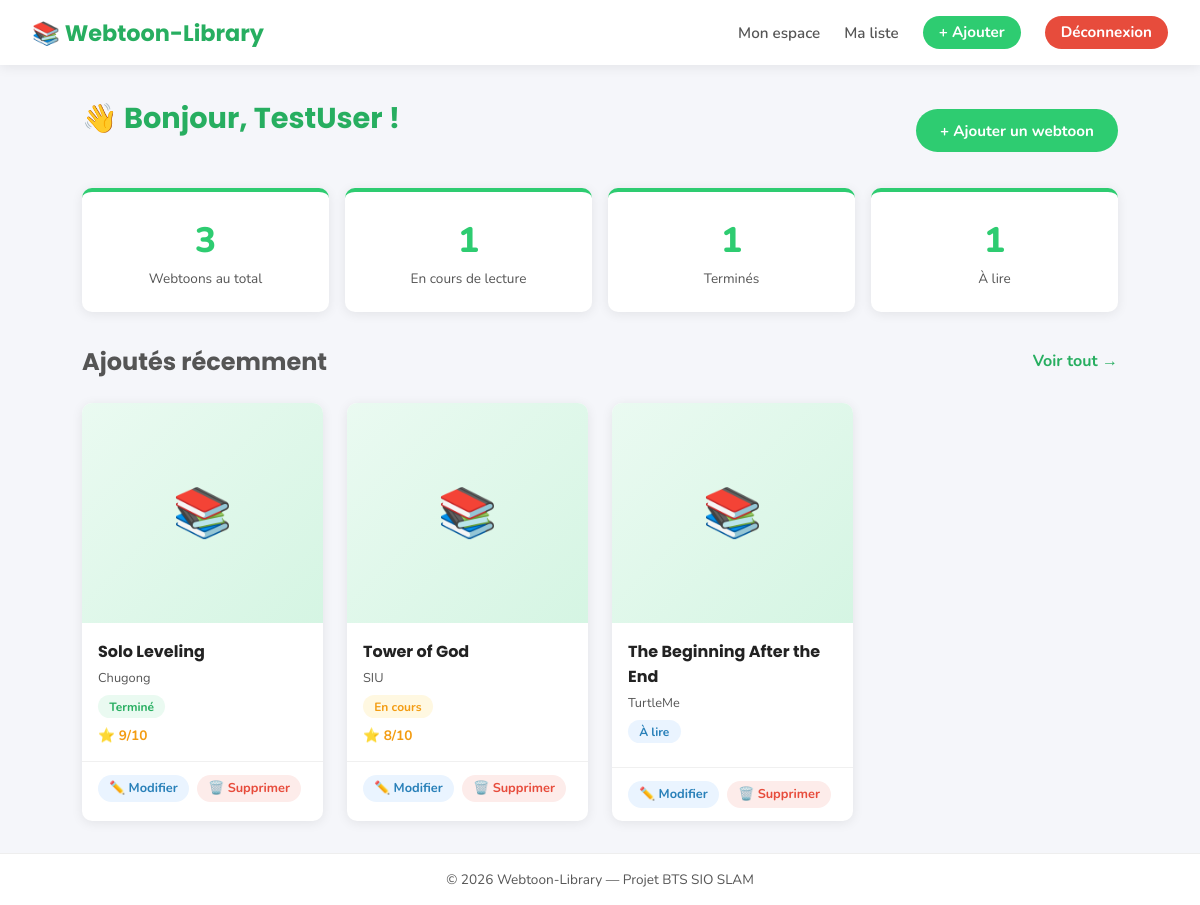
/dashboard.php (signed in), run on the app's committed database.
### tables this page shows
CREATE TABLE IF NOT EXISTS webtoons (
    id              INT AUTO_INCREMENT PRIMARY KEY,
    id_utilisateur  INT NOT NULL,                     
    titre           VARCHAR(255) NOT NULL,
    auteur          VARCHAR(255),
    genre           VARCHAR(100),
    description     TEXT,
    statut          ENUM('a_lire', 'en_cours', 'termine') DEFAULT 'a_lire',
    chapitre_actuel INT DEFAULT 0,
    note            TINYINT CHECK (note BETWEEN 0 AND 10),  
    image_url       VARCHAR(500),
    date_ajout      DATETIME DEFAULT CURRENT_TIMESTAMP,

     
    FOREIGN KEY (id_utilisateur) REFERENCES utilisateurs(id) ON DELETE CASCADE
);

### dashboard.php (the view, shortened to what this page needs)
<?php
include 'includes/config.php';
$userId = $_SESSION['user_id'];
$reqStats = $pdo->prepare(
    "SELECT statut, COUNT(*) AS nb FROM webtoons WHERE id_utilisateur = ? GROUP BY statut"
);
$reqStats->execute([$userId]);
$total = 0; $enCours = 0; $termines = 0; $aLire = 0;
foreach ($reqStats->fetchAll() as $ligne) {
    $total += $ligne['nb'];
    if ($ligne['statut'] === 'en_cours') $enCours  = $ligne['nb'];
    if ($ligne['statut'] === 'termine')  $termines = $ligne['nb'];
    if ($ligne['statut'] === 'a_lire')   $aLire    = $ligne['nb'];
}
$reqDerniers = $pdo->prepare(
    "SELECT * FROM webtoons WHERE id_utilisateur = ? ORDER BY date_ajout DESC LIMIT 4"
);
$reqDerniers->execute([$userId]);
$derniers = $reqDerniers->fetchAll();
$labelsStatut = [
    'a_lire'   => 'À lire',
    'en_cours' => 'En cours',
    'termine'  => 'Terminé'
];
include 'includes/header.php';
?>
<div class="entete-page">
    <h1 class="page-titre">
        👋 Bonjour, <?= htmlspecialchars($_SESSION['user_pseudo']) ?> !
    </h1>
    <a href="ajouter_webtoon.php" class="btn btn-vert">+ Ajouter un webtoon</a>
</div>
<div class="grille-stats">
    <div class="carte-stat">
        <div class="stat-nombre"><?= $total ?></div>
        <div class="stat-label">Webtoons au total</div>
    </div>
    <div class="carte-stat">
        <div class="stat-nombre"><?= $enCours ?></div>
        <div class="stat-label">En cours de lecture</div>
    </div>
    <div class="carte-stat">
        <div class="stat-nombre"><?= $termines ?></div>
        <div class="stat-label">Terminés</div>
    </div>
    <div class="carte-stat">
        <div class="stat-nombre"><?= $aLire ?></div>
        <div class="stat-label">À lire</div>
    </div>
</div>
<div class="entete-page">
    <h2 style="font-family:'Poppins',sans-serif; color:#555;">Ajoutés récemment</h2>
    <a href="webtoons.php" style="font-weight:700; color:var(--vert-fonce);">Voir tout →</a>
</div>
<?php if (empty($derniers)): ?>
    <div class="message-vide">
        <div class="icone-vide">📭</div>
        <p>Vous n'avez pas encore de webtoon.<br>
           <a href="ajouter_webtoon.php" class="btn btn-vert" style="margin-top:1rem; display:inline-block;">
               Ajouter mon premier webtoon
           </a>
        </p>
    </div>
<?php else: ?>
    <div class="grille-webtoons">
        <?php foreach ($derniers as $wt): ?>
            <div class="carte-webtoon" data-statut="<?= $wt['statut'] ?>">
                <?php if (!empty($wt['image_url'])): ?>
                    <div class="carte-webtoon-image-placeholder" style="display:none;">📚</div>
                <?php else: ?>
                    <div class="carte-webtoon-image-placeholder">📚</div>
                <?php endif; ?>
                <div class="carte-webtoon-corps">
                    <div class="carte-webtoon-titre"><?= htmlspecialchars($wt['titre']) ?></div>
                    <div class="carte-webtoon-auteur"><?= htmlspecialchars($wt['auteur'] ?? 'Auteur inconnu') ?></div>
                    <span class="badge-statut badge-<?= $wt['statut'] ?>">
                        <?= $labelsStatut[$wt['statut']] ?>
                    </span>
                    <?php if (!is_null($wt['note'])): ?>
                        <div class="carte-webtoon-note">⭐ <?= $wt['note'] ?>/10</div>
                    <?php endif; ?>
                </div>
                <div class="carte-webtoon-actions">
                    <a href="modifier_webtoon.php?id=<?= $wt['id'] ?>" class="btn-modifier">✏️ Modifier</a>
                    <a href="#" class="btn-supprimer"
                       onclick="return confirmerSuppression('supprimer_webtoon.php?id=<?= $wt['id'] ?>')">
                       🗑️ Supprimer
                    </a>
                </div>
            </div>
        <?php endforeach; ?>
    </div>
<?php endif; ?>
<?php include 'includes/footer.php'; ?>

### assets/css/style.css (style rules this page uses)
:root { --vert-principal: #2ecc71; --vert-fonce: #27ae60; --vert-clair: #eafaf1; --blanc: #ffffff; --gris-clair: #f5f6fa; --gris-texte: #555555; --noir: #222222; --rouge: #e74c3c; --ombre: 0 2px 12px rgba(0,0,0,0.08); --rayon: 10px; }
* { margin: 0; padding: 0; box-sizing: border-box; }
body { font-family: 'Nunito', sans-serif; background-color: var(--gris-clair); color: var(--noir); min-height: 100vh; display: flex; flex-direction: column; }
a { text-decoration: none; color: var(--vert-fonce); }
.btn { display: inline-block; padding: 0.7rem 1.5rem; border-radius: 25px; font-family: 'Nunito', sans-serif; font-weight: 700; font-size: 0.95rem; border: none; cursor: pointer; transition: background-color 0.2s, transform 0.1s; text-align: center; }
.btn-vert { background-color: var(--vert-principal); color: var(--blanc); }
.page-titre { font-family: 'Poppins', sans-serif; font-size: 1.8rem; color: var(--vert-fonce); margin-bottom: 1.5rem; }
.grille-stats { display: grid; grid-template-columns: repeat(auto-fit, minmax(180px, 1fr)); gap: 1rem; margin-bottom: 2rem; }
.carte-stat { background-color: var(--blanc); border-radius: var(--rayon); box-shadow: var(--ombre); padding: 1.5rem; text-align: center; border-top: 4px solid var(--vert-principal); }
.carte-stat .stat-nombre { font-size: 2.2rem; font-weight: 800; color: var(--vert-principal); }
.carte-stat .stat-label { color: var(--gris-texte); font-size: 0.85rem; margin-top: 0.3rem; }
.grille-webtoons { display: grid; grid-template-columns: repeat(auto-fill, minmax(200px, 1fr)); gap: 1.5rem; }
.carte-webtoon { background-color: var(--blanc); border-radius: var(--rayon); box-shadow: var(--ombre); overflow: hidden; transition: transform 0.2s, box-shadow 0.2s; }
.carte-webtoon-image-placeholder { width: 100%; height: 220px; background: linear-gradient(135deg, var(--vert-clair), #d5f5e3); display: flex; align-items: center; justify-content: center; font-size: 3rem; }
.carte-webtoon-corps { padding: 1rem; }
.carte-webtoon-titre { font-family: 'Poppins', sans-serif; font-weight: 700; font-size: 1rem; margin-bottom: 0.3rem; color: var(--noir); }
.carte-webtoon-auteur { font-size: 0.8rem; color: var(--gris-texte); margin-bottom: 0.5rem; }
.badge-statut { display: inline-block; padding: 0.2rem 0.7rem; border-radius: 20px; font-size: 0.75rem; font-weight: 700; margin-bottom: 0.5rem; }
.badge-a_lire { background-color: #eaf4ff; color: #2980b9; }
.badge-en_cours { background-color: #fff8e1; color: #f39c12; }
.badge-termine { background-color: var(--vert-clair); color: var(--vert-fonce); }
.carte-webtoon-note { font-size: 0.85rem; color: #f39c12; font-weight: 700; }
.carte-webtoon-actions { display: flex; gap: 0.5rem; padding: 0.8rem 1rem; border-top: 1px solid #f0f0f0; flex-wrap: wrap; }
.carte-webtoon-actions a { font-size: 0.8rem; font-weight: 700; padding: 0.3rem 0.7rem; border-radius: 15px; transition: background-color 0.2s; }
.btn-modifier { background-color: #eaf4ff; color: #2980b9; }
.btn-supprimer { background-color: #fdecea; color: var(--rouge); }
.entete-page { display: flex; align-items: center; justify-content: space-between; margin-bottom: 1.5rem; flex-wrap: wrap; gap: 1rem; }

### data on the page
webtoons: titre "Solo Leveling", auteur "Chugong", statut "Terminé", note "9"
webtoons: titre "Tower of God", auteur "SIU", statut "En cours", note "8"
webtoons: titre "The Beginning After the End", auteur "TurtleMe", statut "À lire"

### other printed values
$_SESSION['user_pseudo'] "TestUser"
$total "3"
$enCours "1"
$termines "1"
$aLire "1"
